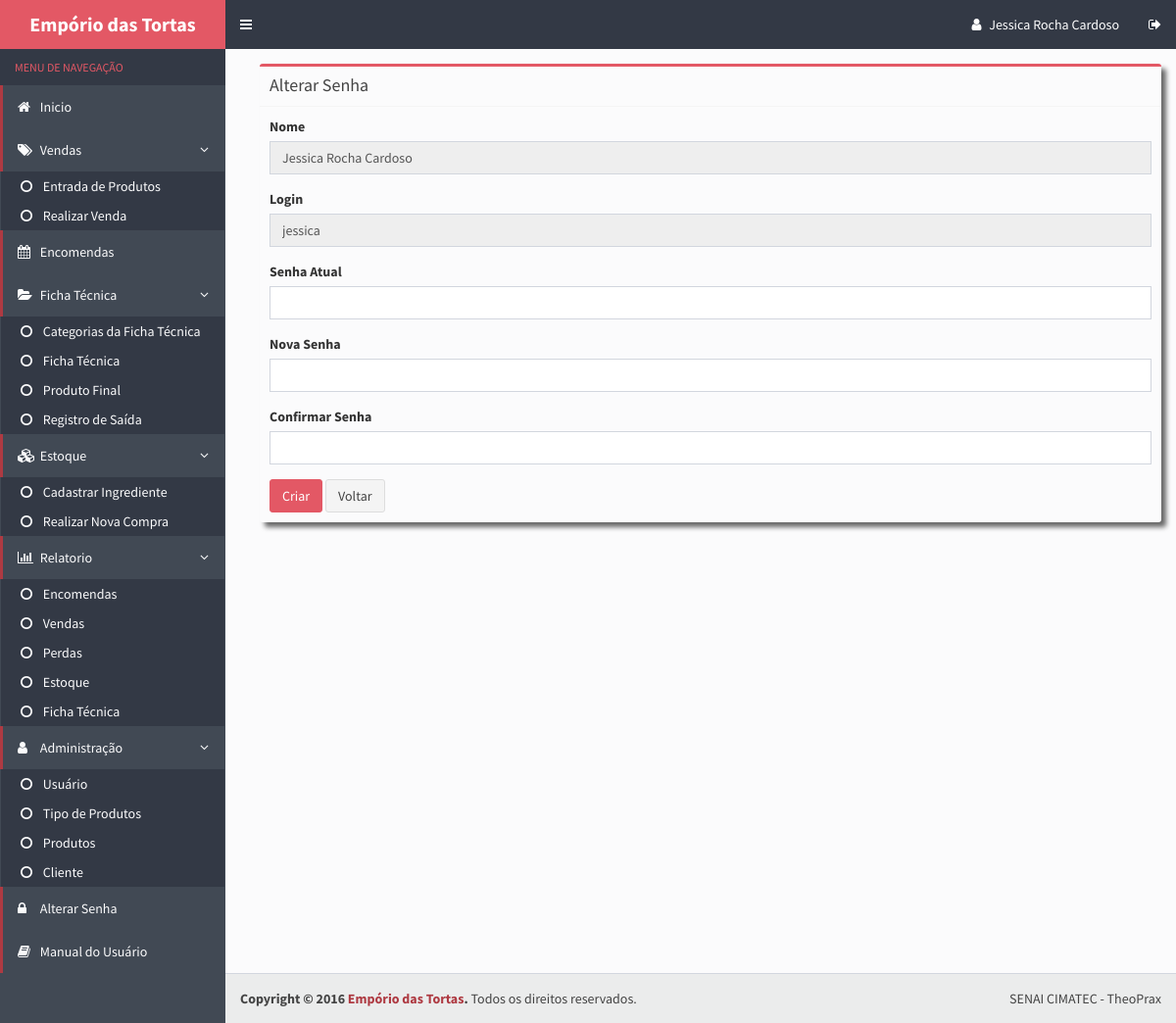
The app's page /alterarsenha.php (signed in), older data.
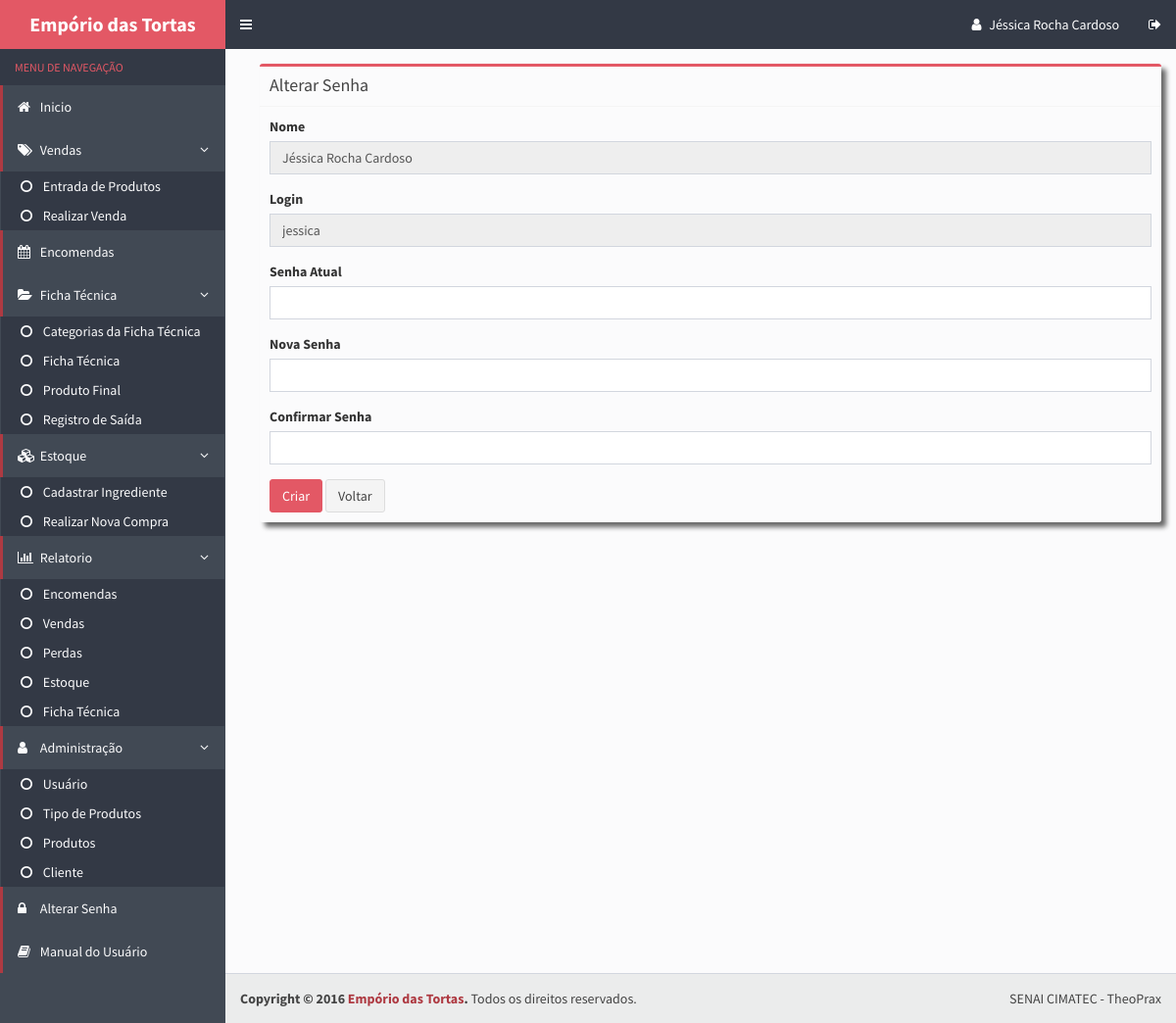
The same page, newer data.
### tables this page shows
CREATE TABLE IF NOT EXISTS `usuarios` (
  `cod_usuario` int(11) NOT NULL AUTO_INCREMENT,
  `name` varchar(100) NOT NULL,
  `cpf` varchar(14) NOT NULL,
  `email` varchar(100) NOT NULL,
  `mobile` varchar(100) NOT NULL,
  `login` varchar(50) NOT NULL,
  `senha` varchar(32) NOT NULL,
  `acesso` varchar(30) NOT NULL,
  PRIMARY KEY (`cod_usuario`),
  UNIQUE KEY `cpf` (`cpf`,`login`),
  UNIQUE KEY `cpf_2` (`cpf`)
);

### alterarsenha.php (the view, shortened to what the changed rows need)
<?php
    $id = $_SESSION['UsuarioID'];
    if ( !empty($_POST)) {
        $nova_senhaError = null;
        $confirmar_senhaError = null;
        $senha_atualError = null;
        $nova_senha = md5($_POST['nova_senha']);
        $confirmar_senha = md5($_POST['confirmar_senha']);
        $senha_atual = md5($_POST['senha_atual']);
        $valid = true;
        if (empty($nova_senha)) {
            $nova_senhaError = 'Por favor digite a Nova Senha!!';
            $valid = false;
        }
        if (empty($confirmar_senha)) {
            $confirmar_senhaError = 'Por favor Confirme a sua Nova Senha!';
            $valid = false;
        }
        if (empty($senha_atual)) {
            $senha_atualError = 'Por favor digite a sua Senha Atual!!';
            $valid = false;
        }
        $pdo = Database::connect();
        $pdo->setAttribute(PDO::ATTR_ERRMODE, PDO::ERRMODE_EXCEPTION);
        $sql = "SELECT * FROM usuarios where cod_usuario = '$id'";
        $q = $pdo->prepare($sql);
        $q->execute(array($id));
        $data = $q->fetch(PDO::FETCH_ASSOC);
        $senha_bd = $data['senha'];
        $nome = $data['name'];
        $login = $data['login'];
        Database::disconnect();
            if ( $senha_bd != $senha_atual) {
              echo "
              <script language='javascript' type='text/javascript'>
                  alert('Senha Atual não conhecidem.');
              </script>";
            } elseif ($nova_senha != $confirmar_senha){
              echo "
              <script language='javascript' type='text/javascript'>
                  alert('Nova Senha e Confirmar Senha não conhecidem.');
              </script>";
            } else {
              $pdo = Database::connect();
              $pdo->setAttribute(PDO::ATTR_ERRMODE, PDO::ERRMODE_EXCEPTION);
              $sql = "UPDATE usuarios  set senha = '$confirmar_senha' WHERE cod_usuario = '$id'";
              $q = $pdo->prepare($sql);
              $q->execute(array($confirmar_senha,$id));
              echo "
              <script language='javascript' type='text/javascript'>
                  alert('Senha alterada com sucesso!');
              </script>";
              Database::disconnect();
              header("Location: inicio.php");
            }
    } else {
        $pdo = Database::connect();
        $pdo->setAttribute(PDO::ATTR_ERRMODE, PDO::ERRMODE_EXCEPTION);
        $sql = "SELECT * FROM usuarios where cod_usuario = '$id'";
        $q = $pdo->prepare($sql);
        $q->execute(array($id));
        $data = $q->fetch(PDO::FETCH_ASSOC);
        $nome = $data['name'];
        $login = $data['login'];
    }
    ?>
<!DOCTYPE html>
<html>
  <head>
    <link rel="stylesheet" href="bootstrap/css/bootstrap.css">
    <link rel="stylesheet" href="https://maxcdn.bootstrapcdn.com/font-awesome/4.4.0/css/font-awesome.min.css">
    <link rel="stylesheet" href="https://code.ionicframework.com/ionicons/2.0.1/css/ionicons.min.css">
    <link rel="stylesheet" href="dist/css/AdminLTE.css">
    <link rel="stylesheet" href="dist/css/skins/skin-blue.css">
  </head>
  <body class="hold-transition skin-blue sidebar-mini">
    <div class="wrapper">
      <?php include_once("includes/header.php") ?>
      <?php include_once("includes/menu.php") ?>
      <div class="content-wrapper">
        <section class="content">
          <div class="row">
            <div class="col-md-12">
              <div class="box box-warning">
                <div class="box-body">
                  <form  action="alterarsenha.php?id=<?php echo $id?>" method="post">
                    <div class="form-group">
                      <label>Nome</label>
                      <input type="text" class="form-control" disabled name="nome" value="<?php echo !empty($nome)?$nome:'';?>">
                    </div>
                    <div class="form-group">
                      <label>Login</label>
                      <input disabled name="login" class="form-control" type="text" placeholder="" value="<?php echo !empty($login)?$login:'';?>">
                    </div>
                  </form>
                </div>
              </div>
            </div>
          </div>
        </section>
      </div>
  </body>
</html>

### includes/header.php (shortened to what the changed rows need)
<header class="main-header">
        <nav class="navbar navbar-static-top" role="navigation">
          <div class="navbar-custom-menu">
            <ul class="nav navbar-nav">
              <li class="dropdown user user-menu">
                <a href="inicio.php">
                <i class="fa fa-user"></i>
                  <span class="hidden-xs"><?php echo $_SESSION['UsuarioNome'];?></span>
                </a>
              </li>
            </ul>
          </div>
        </nav>
      </header>

Row changes from the older to the newer data that the page shows:
changed usuarios "jessica": nome "Jessica Rocha Cardoso" → "Jéssica Rocha Cardoso"
Text that changed along with them:
$_SESSION['UsuarioNome']: "Jessica Rocha Cardoso" → "Jéssica Rocha Cardoso"
